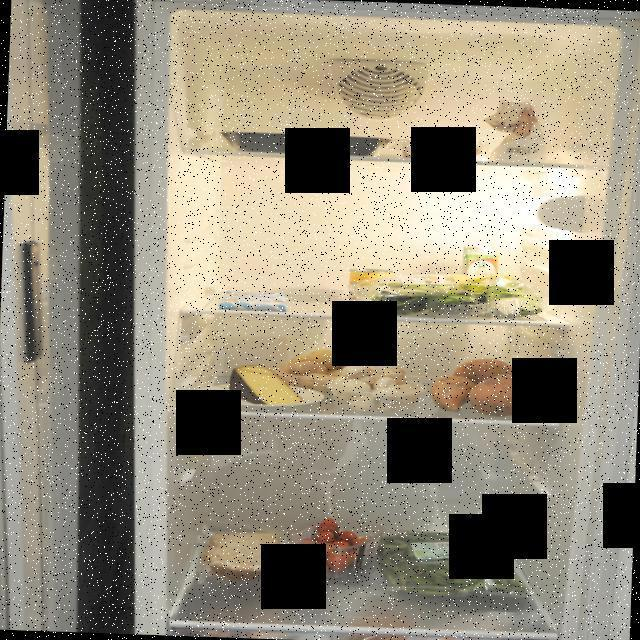
#> input picture TestImages/DSC_6003_JPG_jpg.rf.1fd287383a35589e1d0a8654b4c4bca6.jpg, 640 x 640 px
$ python -i imageProcessor.py   (imports and definitions only)   (older library calls are emulated)
#> lines starting #> are read from the running program, lines starting #| are printed output that depends on the picture
import cv2
import numpy as np
from ultralytics import YOLO


class imageProcessor:

    @staticmethod
    def is_noisy(img, threshold=15.0):
        gray = cv2.cvtColor(img, cv2.COLOR_BGR2GRAY)
        smoothed = cv2.medianBlur(gray, 5)
        noise_diff = cv2.absdiff(gray, smoothed)
        noise_level = np.std(noise_diff)
        return noise_level > threshold, noise_level

    @staticmethod
    def is_blurry(img, threshold=100.0):
        gray = cv2.cvtColor(img, cv2.COLOR_BGR2GRAY)
        laplacian_var = cv2.Laplacian(gray, cv2.CV_64F).var()
        return laplacian_var < threshold, laplacian_var

    @staticmethod
    def needs_contrast_boost(img, threshold=45.0):
        gray = cv2.cvtColor(img, cv2.COLOR_BGR2GRAY)
        contrast_level = np.std(gray)
        return contrast_level < threshold, contrast_level

    @staticmethod
    def apply_gaussian_blur(img, kernel_size=(3, 3), sigmaX=0.4):
        if img is None: return None
        return cv2.GaussianBlur(img, kernel_size, sigmaX)

    @staticmethod
    def apply_median_blur(img, kernel_size=5):
        if img is None: return None
        return cv2.medianBlur(img, kernel_size)

    @staticmethod
    def apply_clahe(img, clip_limit=1.2, tile_grid_size=(8, 8)):
        if img is None: return None
        lab = cv2.cvtColor(img, cv2.COLOR_BGR2LAB)
        l, a, b = cv2.split(lab)
        clahe = cv2.createCLAHE(clipLimit=clip_limit, tileGridSize=tile_grid_size)
        cl = clahe.apply(l)
        enhanced = cv2.merge((cl, a, b))
        return cv2.cvtColor(enhanced, cv2.COLOR_LAB2BGR)

    @staticmethod
    def apply_unsharp_masking(img, kernel_size=(9, 9), sigmaX=2.0, k=0.5):
        if img is None: return None
        gaussian_blur_2 = cv2.GaussianBlur(img, kernel_size, sigmaX)
        return cv2.addWeighted(img, 1 + k, gaussian_blur_2, -k, 0)

    @staticmethod
    def enhance_image_pipeline(img, save_path=None):
        if img is None: return None, []

        current_img = img.copy()
        logs = []
        logs.append("--- Analyzing Image ---")

        noisy, noise_val = imageProcessor.is_noisy(current_img)
        if noisy:
            logs.append(f"[+] High noise detected ({noise_val:.2f}). Applying Median Blur.")
            current_img = imageProcessor.apply_median_blur(current_img)
        else:
            logs.append(f"[-] Image is clean ({noise_val:.2f}). Skipping Median Blur.")

        low_contrast, contrast_val = imageProcessor.needs_contrast_boost(current_img)
        if low_contrast:
            logs.append(f"[+] Low contrast detected ({contrast_val:.2f}). Applying CLAHE.")
            current_img = imageProcessor.apply_clahe(current_img)
        else:
            logs.append(f"[-] Contrast is good ({contrast_val:.2f}). Skipping CLAHE.")

        blurry, blur_val = imageProcessor.is_blurry(current_img)
        if blurry:
            logs.append(f"[+] Blur detected (Laplacian Var: {blur_val:.2f}). Applying Unsharp Mask.")
            current_img = imageProcessor.apply_unsharp_masking(current_img)
        else:
            logs.append(f"[-] Image is sharp (Laplacian Var: {blur_val:.2f}). Skipping Sharpening.")

        logs.append("-----------------------")

        if save_path:
            cv2.imwrite(save_path, current_img)

        return current_img, logs

    @staticmethod
    def detect_ingredients(img, model_weights='best.pt'):
        inference_model = YOLO(model_weights)
        results = inference_model.predict(img, conf=0.1)[0]

        plotted_img = results.plot()

        detected_items = []
        for box in results.boxes:
            class_id = int(box.cls[0].item())
            class_name = results.names[class_id]
            confidence = float(box.conf[0].item())
            detected_items.append({"name": class_name, "confidence": round(confidence, 2)})

        return plotted_img, detected_items

>>> import cv2
>>> picture = cv2.imread('TestImages/DSC_6003_JPG_jpg.rf.1fd287383a35589e1d0a8654b4c4bca6.jpg')
#> picture is the input picture: shape (640, 640, 3); mean B, G, R 120.5, 137.1, 144.2
>>> result = imageProcessor().enhance_image_pipeline(picture)
#> in is_noisy, `gray = cv2.cvtColor(img, cv2.COLOR_BGR2GRAY)`:
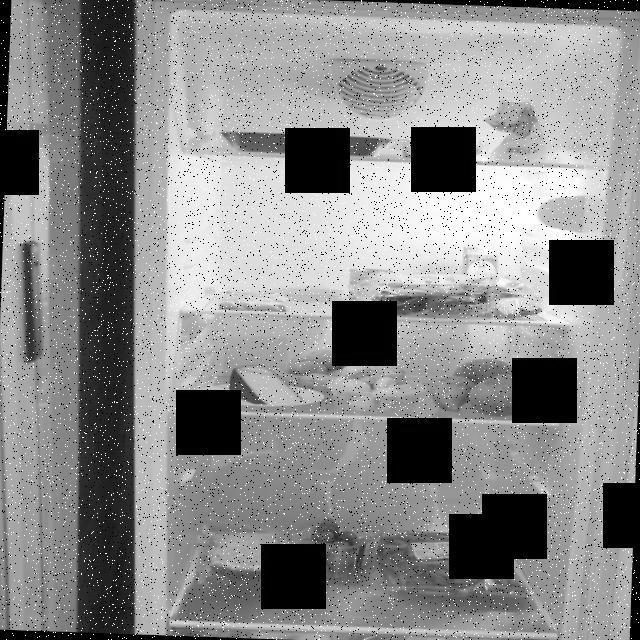
#> gray: shape (640, 640); min 0, max 255, mean 137.4
#> in is_noisy, `smoothed = cv2.medianBlur(gray, 5)`:
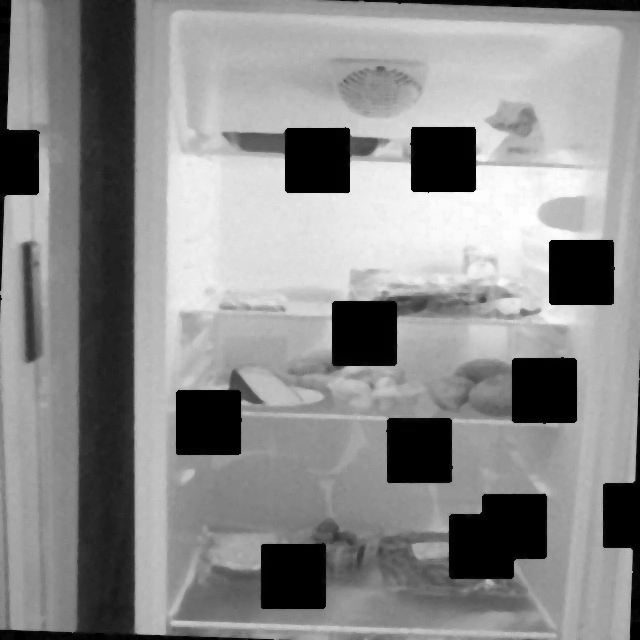
#> smoothed: shape (640, 640); min 0, max 254, mean 138.6
#> in is_noisy, `noise_diff = cv2.absdiff(gray, smoothed)`:
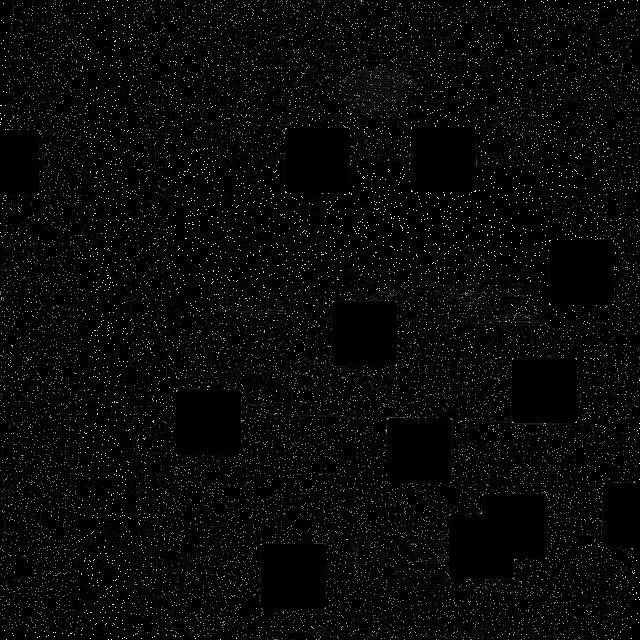
#> noise_diff: shape (640, 640); min 0, max 255, mean 11.7
#> in is_noisy, `noise_level = np.std(noise_diff)`: noise_level = 27.93
#> in enhance_image_pipeline, `noisy, noise_val = imageProcessor.is_noisy(current_img)`: noisy = True; noise_val = 27.93
#> in apply_median_blur, `return cv2.medianBlur(img, kernel_size)`:
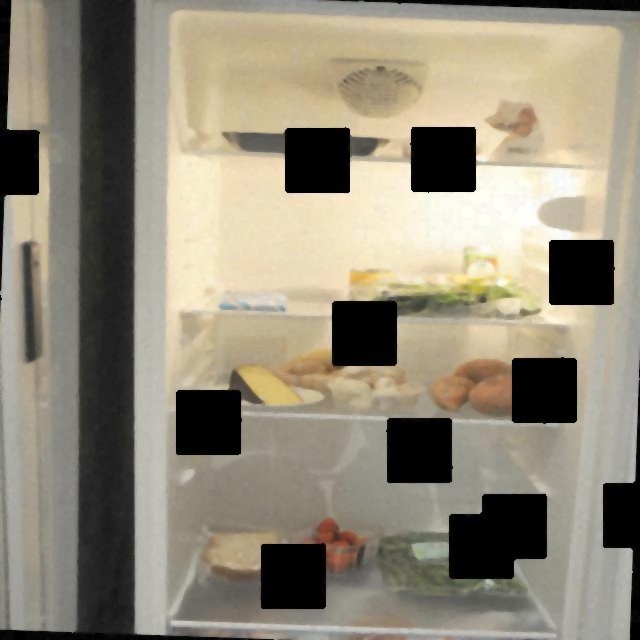
#> returned value: shape (640, 640, 3); mean of channels 0, 1, 2 121.3, 138.3, 145.6; drawn as B, G, R
#> in needs_contrast_boost, `contrast_level = np.std(gray)`: contrast_level = 71.95
#> in enhance_image_pipeline, `low_contrast, contrast_val = imageProcessor.needs_contrast_boost(curre..`: low_contrast = False; contrast_val = 71.95
#> in is_blurry, `laplacian_var = cv2.Laplacian(gray, cv2.CV_64F).var()`: laplacian_var = 416.8
#> in enhance_image_pipeline, `blurry, blur_val = imageProcessor.is_blurry(current_img)`: blurry = False; blur_val = 416.8

$ run again, on TestImages/IMG-20250130-WA0021_jpg.rf.9304d9210de2f5f36481dcbe24125474.jpg
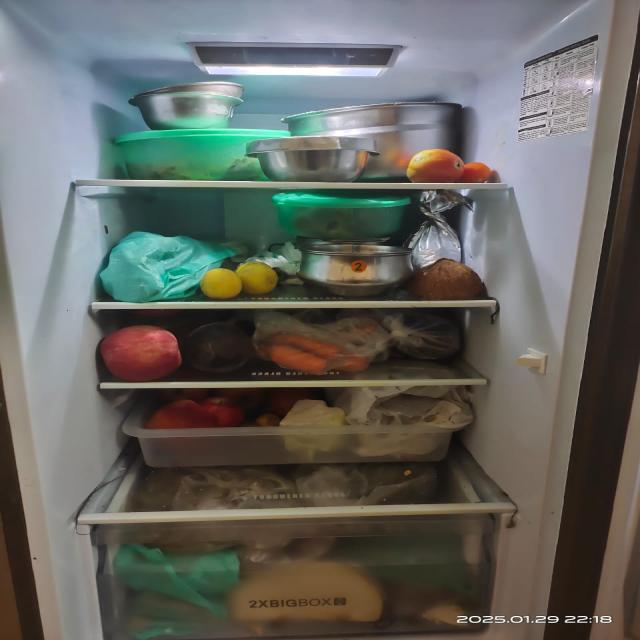
#> input picture TestImages/IMG-20250130-WA0021_jpg.rf.9304d9210de2f5f36481dcbe24125474.jpg, 640 x 640 px
#> picture is the input picture: shape (640, 640, 3); mean B, G, R 96.3, 101.9, 101.3
#> in is_noisy, `gray = cv2.cvtColor(img, cv2.COLOR_BGR2GRAY)`:
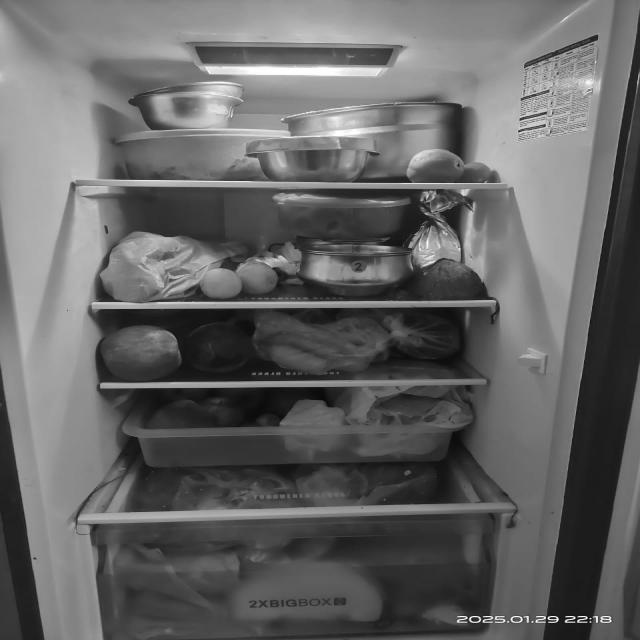
#> gray: shape (640, 640); min 2, max 255, mean 101.1
#> in is_noisy, `noise_diff = cv2.absdiff(gray, smoothed)`:
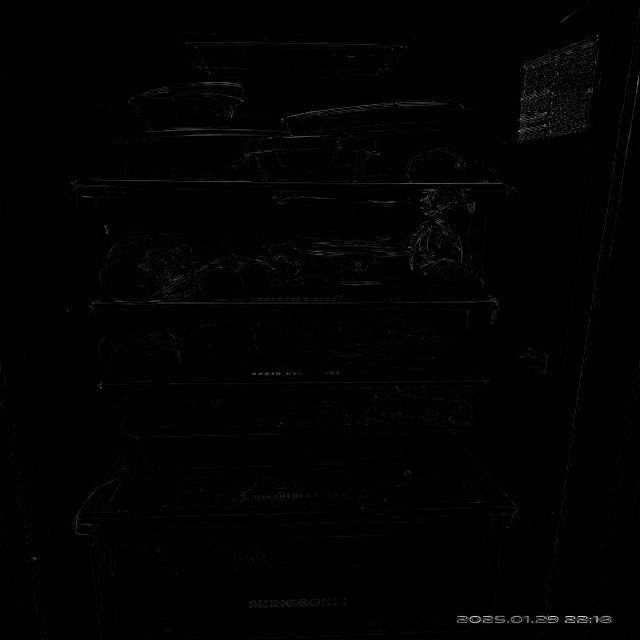
#> noise_diff: shape (640, 640); min 0, max 220, mean 1.9
#> noise_level = 6.5
#> noisy = False; noise_val = 6.5
#> contrast_level = 49.99
#> low_contrast = False; contrast_val = 49.99
#> laplacian_var = 447.3
#> blurry = False; blur_val = 447.3
